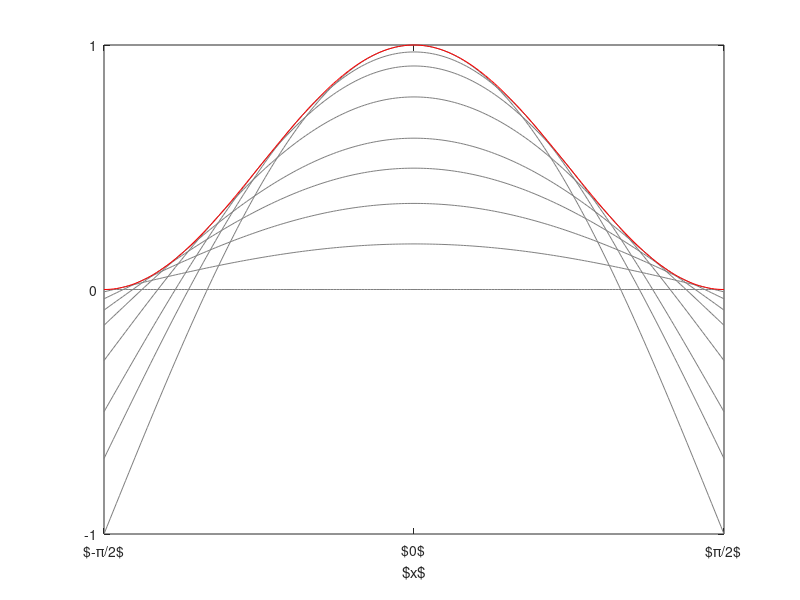

Write MATLAB code to recreate this figure. (Note: this script raises an error after producing the figure.)
close all;
clear all;

x = pi/2*(-1:0.01:1);
theta = 0;
a = 2*cos(theta);
b = -cos(theta)^2;
plot(x,a*cos(x)+b,'Color',0.5*[1,1,1]);
hold on;

theta = pi/4;
a = 2*cos(theta);
b = -cos(theta)^2;
plot(x,a*cos(x)+b,'Color',0.5*[1,1,1]);
theta = 0.75*pi/4;
a = 2*cos(theta);
b = -cos(theta)^2;
plot(x,a*cos(x)+b,'Color',0.5*[1,1,1]);
theta = 1.5*pi/4;
a = 2*cos(theta);
b = -cos(theta)^2;
plot(x,a*cos(x)+b,'Color',0.5*[1,1,1]);
theta = 1.275*pi/4;
a = 2*cos(theta);
b = -cos(theta)^2;
plot(x,a*cos(x)+b,'Color',0.5*[1,1,1]);
theta = 1.625*pi/4;
a = 2*cos(theta);
b = -cos(theta)^2;
plot(x,a*cos(x)+b,'Color',0.5*[1,1,1]);
theta = 1.75*pi/4;
a = 2*cos(theta);
b = -cos(theta)^2;
plot(x,a*cos(x)+b,'Color',0.5*[1,1,1]);
theta = 1.875*pi/4;
a = 2*cos(theta);
b = -cos(theta)^2;
plot(x,a*cos(x)+b,'Color',0.5*[1,1,1]);
theta = 2*pi/4;
a = 2*cos(theta);
b = -cos(theta)^2;
plot(x,a*cos(x)+b,'Color',0.5*[1,1,1]);
plot(x,cos(x).^2,'r');


xticks([-pi/2,0,pi/2]);
xticklabels({'$-\pi/2$','$0$','$\pi/2$'});
yticks(-1:1:1);
axis([-pi/2,pi/2,-1,1]);
xlabel('$x$');
set(gcf,'Color','white');
pdfprint('temp.pdf','Width',10,'Height',10,'Position',[1.5,1.5,7.5,7.5]);